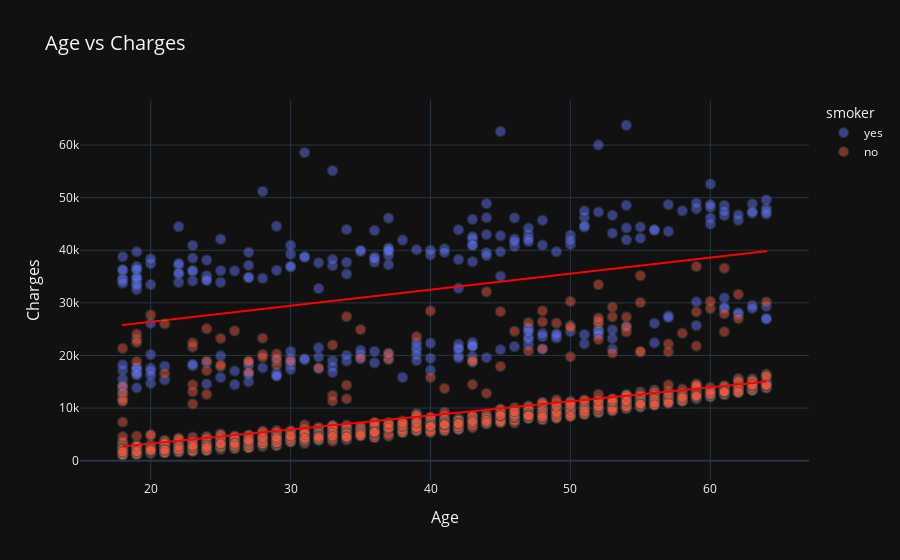

Write notebook code for a chart like this one.
### Markdown cell above
lets find out why there is a lot of 18 - 19 year customers compare to other ages.
first lets look could this caused by some offers that they are getting.
i want to create I scatter plot between age and charge to see do they have less charges to pay.

### Code cell
# Create a scatter plot to visualize the relationship between age and charges with a trendline, colored by smoker status
age_vs_charges_scatter = px.scatter(
    insurance,
    x='age',
    y='charges',
    title='Age vs Charges',
    trendline='ols',
    trendline_color_override='red',
    color='smoker'
)
age_vs_charges_scatter.update_traces(marker=dict(size=10, opacity=0.5, line=dict(width=1, color='DarkSlateGrey')))
age_vs_charges_scatter.update_layout(title_font=dict(size=20), xaxis_title_font=dict(size=16), yaxis_title_font=dict(size=16))
age_vs_charges_scatter.update_xaxes(title_text='Age', title_font=dict(size=16))
age_vs_charges_scatter.update_yaxes(title_text='Charges', title_font=dict(size=16))
age_vs_charges_scatter.update_layout(template='plotly_dark')

age_vs_charges_scatter.show()

### Figure 1 — Plotly figure (JSON) as saved in the notebook; plotly's stock layout.template omitted (floating-point values rounded to 4 significant figures; data arrays with more than 128 entries replaced by an {"elided": "..."} marker saying what was removed)
{"data": [{"hovertemplate": "smoker=yes<br>age=%{x}<br>charges=%{y}<extra></extra>", "legendgroup": "yes", "marker": {"color": "#636efa", "line": {"color": "DarkSlateGrey", "width": 1}, "opacity": 0.5, "size": 10, "symbol": "circle"}, "mode": "markers", "name": "yes", "showlegend": true, "type": "scattergl", "x": {"elided": "274 int values"}, "xaxis": "x", "y": {"elided": "274 float values"}, "yaxis": "y"}, {"hovertemplate": "<b>OLS trendline</b><br>charges = 305.238 * age + 20294.1<br>R<sup>2</sup>=0.135589<br><br>smoker=yes<br>age=%{x}<br>charges=%{y} <b>(trend)</b><extra></extra>", "legendgroup": "yes", "line": {"color": "red"}, "marker": {"color": "#636efa", "line": {"color": "DarkSlateGrey", "width": 1}, "opacity": 0.5, "size": 10, "symbol": "circle"}, "mode": "lines", "name": "yes", "showlegend": false, "type": "scattergl", "x": {"elided": "274 int values"}, "xaxis": "x", "y": {"elided": "274 float values"}, "yaxis": "y"}, {"hovertemplate": "smoker=no<br>age=%{x}<br>charges=%{y}<extra></extra>", "legendgroup": "no", "marker": {"color": "#EF553B", "line": {"color": "DarkSlateGrey", "width": 1}, "opacity": 0.5, "size": 10, "symbol": "circle"}, "mode": "markers", "name": "no", "showlegend": true, "type": "scattergl", "x": {"elided": "1063 int values"}, "xaxis": "x", "y": {"elided": "1063 float values"}, "yaxis": "y"}, {"hovertemplate": "<b>OLS trendline</b><br>charges = 267.118 * age + -2085.01<br>R<sup>2</sup>=0.393631<br><br>smoker=no<br>age=%{x}<br>charges=%{y} <b>(trend)</b><extra></extra>", "legendgroup": "no", "line": {"color": "red"}, "marker": {"color": "#EF553B", "line": {"color": "DarkSlateGrey", "width": 1}, "opacity": 0.5, "size": 10, "symbol": "circle"}, "mode": "lines", "name": "no", "showlegend": false, "type": "scattergl", "x": {"elided": "1063 int values"}, "xaxis": "x", "y": {"elided": "1063 float values"}, "yaxis": "y"}], "layout": {"legend": {"title": {"text": "smoker"}, "tracegroupgap": 0}, "title": {"font": {"size": 20}, "text": "Age vs Charges"}, "xaxis": {"anchor": "y", "domain": [0, 1], "title": {"font": {"size": 16}, "text": "Age"}}, "yaxis": {"anchor": "x", "domain": [0, 1], "title": {"font": {"size": 16}, "text": "Charges"}}}}
